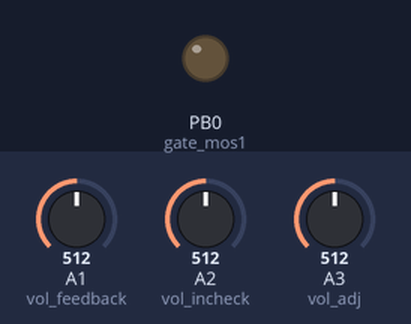
The sketch below on a simulated ATtiny85, built with avr-gcc and run on an emulated ATtiny85. Shown: output pins drawn as LEDs (lit = HIGH). Inputs (shaded band) come from the test bench; at power-on: A3 (vol_adj) = 512, A1 (vol_feedback) = 512, A2 (vol_incheck) = 512.

Above: at 1.2 s.
1.3 s: A3 (vol_adj) set to 526
At 2.6 s:
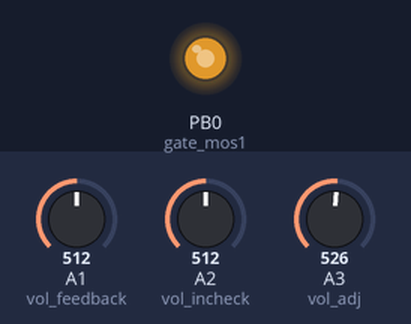
3.0 s: A1 (vol_feedback) set to 521
4.5 s: A1 (vol_feedback) set to 545
At 5.9 s:
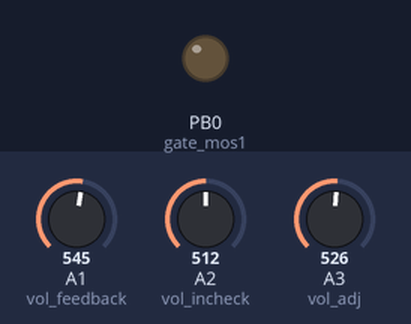
6.2 s: A1 (vol_feedback) set to 511
At 7.4 s:
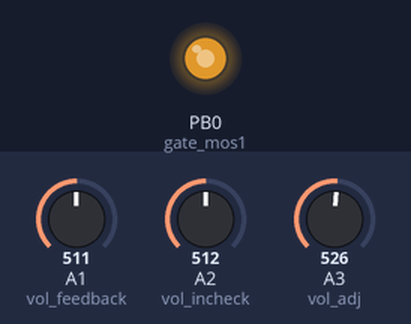
7.9 s: A1 (vol_feedback) set to 716
At 8.7 s:
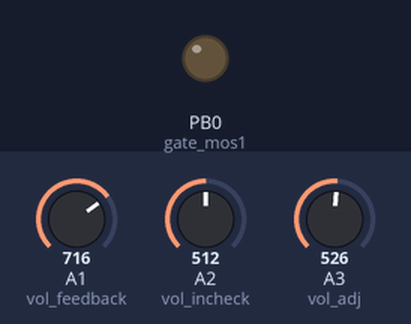
Timing chart, 0 to 10.6 s (numbered marks = the images above; inputs shaded):
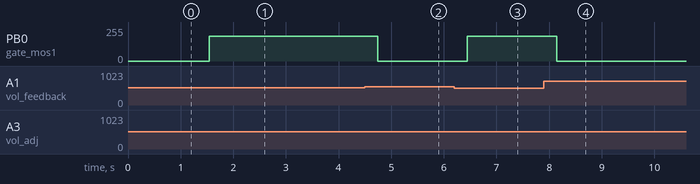

The sketch:

ATtiny85_sepic_converter.ino
```cpp
//clock set to 16MHz
int gate_mos1 = 0; //

int vol_feedback = A1; //Voltage Feedback
int vol_incheck = A2; //Input Voltage Feedback
int vol_adj = A3;

int vol_ref = A0;

int Vin; //if input = 6~30v  /6 = 1~5V =51~255
int Vout;
int Vadj;
int pwm_1; //mos1 ctrl

void setup()
{
  TCCR0A = 2 << COM0A0 | 2 << COM0B0 | 3 << WGM00;
  TCCR0B = 0 << WGM02 | 1 << CS00;
  TCCR1 = 0 << PWM1A | 0 << COM1A0 | 1 << CS10;
  GTCCR = 1 << PWM1B | 2 << COM1B0;

  pinMode(gate_mos1, OUTPUT); //
  pinMode(vol_feedback, INPUT); //V1 feedback
  pinMode(vol_incheck, INPUT); //read = vin/6
  pinMode(vol_adj, INPUT); //5V

  digitalWrite(gate_mos1, LOW);

  pwm_1 = 0; //V1

}

void loop()
{
  readpin();
  while (Vin < 51)
  {
    pwm_1 = 0;
    writepin1(pwm_1);
    readpin();
    delay(1000);
  }

  if (Vout < Vadj)
  {
    if (pwm_1 == 185)
    {
      readpin();
    }
    else
    {
      writepin1(++pwm_1);
      readpin();
    }
  }

  if (Vout > Vadj)
  {
    if (pwm_1 == 0)
    {
      readpin();
    }
    else
    {
      writepin1(--pwm_1);
      readpin();
    }
  }


}


void readpin()
{
  Vadj = analogRead(vol_adj);
  Vadj = map(Vadj, 1023, 0, 255, 0);
  Vout = analogRead(vol_feedback);
  Vout = map(Vout, 1023, 0, 255, 0);
  Vin = analogRead(vol_incheck);
  Vin = map(Vin, 1023, 0, 255, 0);
}

void writepin1(int num)
{
  pwm_1 = num; //V1
  analogWrite(gate_mos1, pwm_1);
}
```

Measured:
- the behaviour switches between 513 and 514 on A3 (vol_adj) (found by bisection; images 0 and 1)
- the behaviour switches between 529 and 530 on A1 (vol_feedback) (found by bisection; images 1 and 2)
- after the input at 1.3 s, PB0 (gate_mos1): 0/255 → 185/255 after 0.24 s
- after the input at 3.0 s, every drawn part: stays the same
- after the input at 4.5 s, PB0 (gate_mos1): 185/255 → 0/255 after 0.24 s
- after the input at 6.2 s, PB0 (gate_mos1): 0/255 → 185/255 after 0.24 s
- after the input at 7.9 s, PB0 (gate_mos1): 185/255 → 0/255 after 0.24 s
